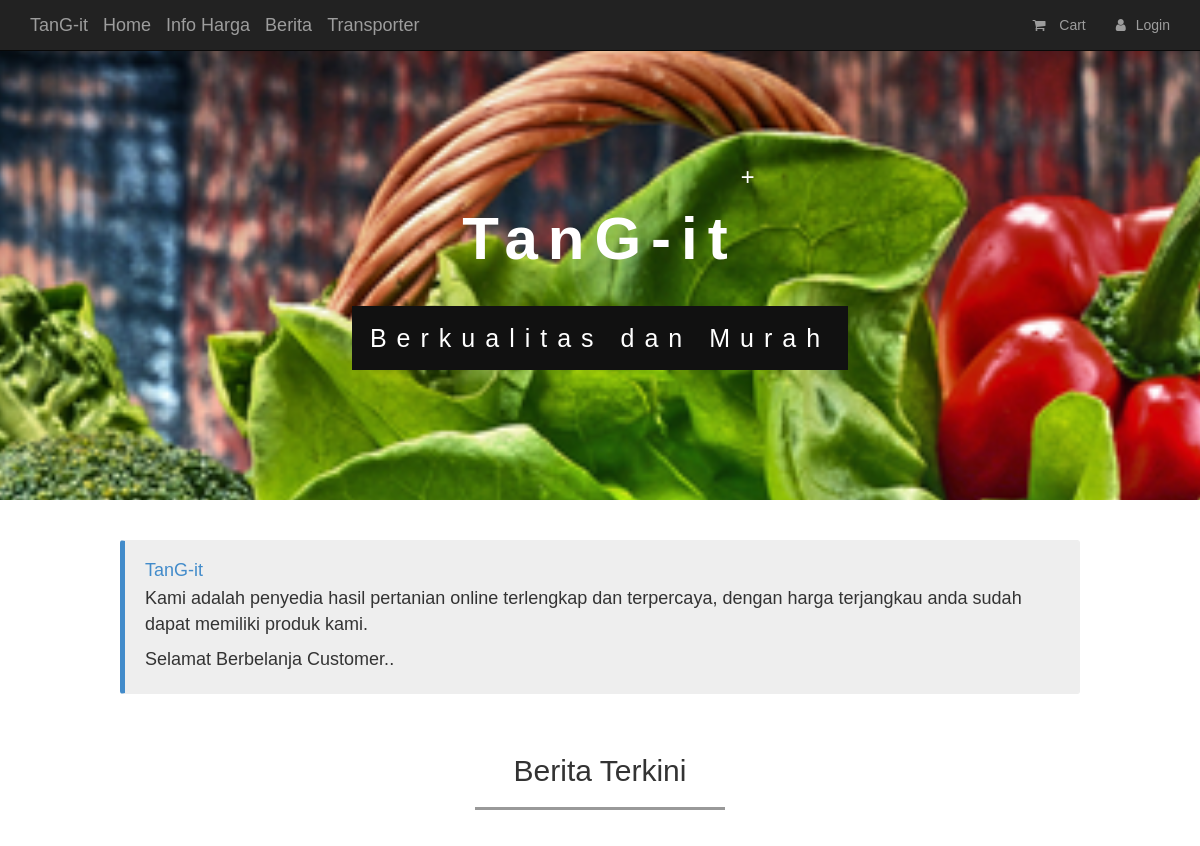
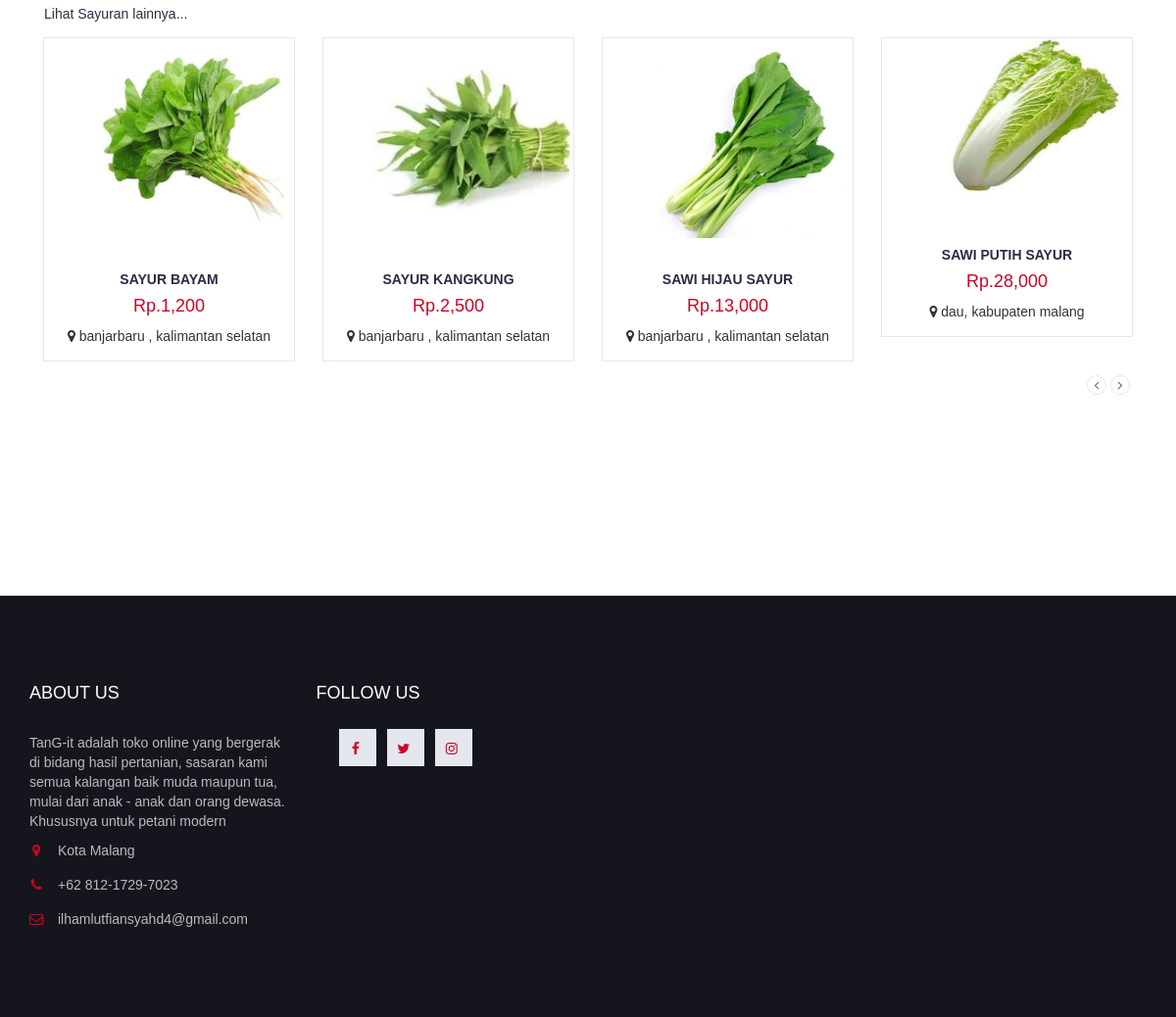
Page /TanG-it/berita.php on the committed database (2 pictures, top to bottom).
### tables this page shows
CREATE TABLE `tbl_barang` (
  `id` int(11) NOT NULL,
  `id_ptn` int(11) NOT NULL,
  `nama` varchar(100) NOT NULL,
  `harga` int(100) NOT NULL,
  `stock` varchar(50) NOT NULL,
  `keterangan` varchar(255) NOT NULL,
  `gambar` varchar(100) NOT NULL,
  `petani` varchar(100) NOT NULL,
  `alamat` varchar(1000) NOT NULL,
  `telepon` varchar(20) NOT NULL
);

### TanG-it/config/functions.php (called while the page is built, shortened)
<?php
$conn = mysqli_connect("localhost","root","","tang-it");
function query($query){
  global $conn;
  $result = mysqli_query($conn,$query);
  $rows   = [];
  while ($row = mysqli_fetch_assoc($result) ) {
    $rows[] = $row;
  }
  return $rows;
}
?>

### TanG-it/berita.php (the view, shortened to what this page needs)
<?php
require  'config/functions.php';
$tbl_barang = query("SELECT * FROM tbl_barang ORDER BY id DESC LIMIT 3");
$tb_barang = query("SELECT * FROM tbl_barang WHERE nama LIKE '%sayur%' ");
 ?>
<!DOCTYPE html>
<html lang="en">
  <head>
    <link href="css/bootstrap.min.css" rel="stylesheet">
    <link type="text/css" rel="stylesheet" href="css/slick.css"/>
    <link type="text/css" rel="stylesheet" href="css/slick-theme.css"/>
    <link type="text/css" rel="stylesheet" href="css/nouislider.min.css"/>
    <link type="text/css" rel="stylesheet" href="css/style1.css"/>
    <link rel="stylesheet" type="text/css" href="admin/font-awesome/css/font-awesome.css">
   <link rel="stylesheet" type="text/css" href="css/style.css">
  </head>
  <body>
    <?php include 'template/navbar_cust.php'; ?>
    <div class="rubypedia-parallax">
      <div class="container" style="text-align: center;padding-top: 160px">
        <div class="row">
          <span class="border" style="margin-left: 300px; color: white;padding: 18px;font-weight: bold; font-family: verdana; font-size: 25px;letter-spacing: 5px;">+</span><br>
          <span class="border" style="font-weight: bold; color: white; padding: 18px;font-size: 60px;letter-spacing: 10px;">TanG-it</span><br><br><br>
          <span class="border" style="background-color: #111;color: #fff;padding: 18px;font-size: 25px;letter-spacing: 10px;">Berkualitas dan Murah</span>
        </div>
      </div>
    </div>
    <div class="bs-callout bs-callout-primary">
      <h4>TanG-it</h4>
      <p>
          Kami adalah penyedia hasil pertanian online terlengkap dan terpercaya, dengan harga terjangkau anda sudah dapat memiliki produk kami.
        </p>
      <p>
      Selamat Berbelanja Customer..
      </p>
    </div>
    <section class="home" id="home">
      <div class="container">
        <div class="row">
          <div class="col-md-12">
            <h2 class="text-center">Berita Terkini</h2>
            <hr>
          </div>
        </div>
        <br>
        <div class="col-md-4">
                  <div class="section-nav">
                    <a href="sayur.php">Lihat Sayuran lainnya...</a>
                  </div>
                </div>
          <div class="col-md-12">
            <div class="row">
              <div class="products-tabs">
                <div id="tab2" class="tab-pane fade in active">
                  <div class="products-slick" data-nav="#slick-nav-2">
                    <?php foreach( $tb_barang as $row ) : ?>
                    <div class="product" style="width: 300%; ">
                      <div class="product-img" >
                        <img src="img/<?php echo $row['gambar']; ?>" alt="" style="width: 80%; margin-left: 50px;">
                      </div>
                      <div class="product-body">
                        <h3 class="product-name"><a href="detailproduk.php?kd=<?php echo $row['id'];?>"><?php echo $row['nama']; ?></a></h3>
                        <h4 class="product-price">Rp.<?php echo number_format($row['harga']);?></h4>
                        <i class="fa fa-map-marker"></i>&nbsp;<h8><?php echo $row['alamat']; ?></h8>
                        <br>
                      </div>
                    </div>
                  <?php endforeach; ?>
                  </div>
                  <div id="slick-nav-2" class="products-slick-nav"></div>
                </div>
              </div>
            </div>
          </div>
      </div>
    </section>
    <br>
<?php include 'template/ftr_cust.php'; ?>
  </body>
</html>

### TanG-it/template/navbar_cust.php (shortened to what this page needs)
<nav class="navbar navbar-inverse navbar-fixed-top">
  <div class="container">
    <div class="navbar-header">
      <a class="navbar-brand" href="index.php" >TanG-it</a>
      <a class="navbar-brand" href="index.php">Home</a>
      <a class="navbar-brand" href="info.php">Info Harga</a>
      <a class="navbar-brand" href="berita.php">Berita</a>
      <a class="navbar-brand" href="trans.php">Transporter</a>
    </div>
    <div class="collapse navbar-collapse" id="bs-example-navbar-collapse-1">
      <ul class="nav navbar-nav navbar-right">
         <li>
            <a href="javascript:void(0);" id="jwpopupLink">
                <i class="fa fa-shopping-cart" style="padding-right: 10px"></i>
                Cart
            </a>
          </li>
          <li id="show_login">
          <?php
          if(isset($_SESSION['username'])){
            ?>
            <a href="profil.php" class="element place-right">Selamat datang, <?php echo "$_SESSION[username]"; ?></a>
            <li class="dropdown">
              <a href="#" class="dropdown-toggle" data-toggle="dropdown" role="button" aria-haspopup="true" aria-expanded="false"><i class="fa fa-cog fa-lg" style="margin-right: 10px"></i><span class="caret"></span></a>
              <ul class="dropdown-menu">
               <li><a href="profil.php"><i class="fa fa-user" style="padding-right: 10px"></i>Profil</a></li>
                <li><a href="logout.php"><i class="fa fa-sign-out" style="padding-right: 10px"></i>Logout</a></li>
              </ul>
            </li>
            <?php
          }else{
            ?>
            <a href="login_form.php"><i class="fa fa-user" style="padding-right: 10px"></i>Login</a>
            <?php
          }
          ?>
        </li>
      </ul>
    </div>
  </div>
</nav>

### TanG-it/template/ftr_cust.php
<footer id="footer">
      <div class="section">
        <div class="container">
          <div class="row">
            <div class="col-md-3 col-xs-6">
              <div class="footer">
                <h3 class="footer-title">About Us</h3>
                <p>TanG-it adalah toko online yang bergerak di bidang hasil pertanian, sasaran kami semua kalangan baik muda maupun tua, mulai dari anak - anak dan orang dewasa. Khususnya untuk petani modern</p>
                <ul class="footer-links">
                  <li><a href="https://goo.gl/maps/9A4GT95Zj98gy5ZSA"><i class="fa fa-map-marker"></i>Kota Malang</a></li>
                  <li><a href="https://wa.me/6281217297023"><i class="fa fa-phone"></i>+62 812-1729-7023</a></li>
                  <li><a href="mailto:ilhamlutfiansyahd4@gmail.com"><i class="fa fa-envelope-o"></i>ilhamlutfiansyahd4@gmail.com</a></li>
                </ul>
              </div>
            </div>
            <div class="col-md-3 col-xs-6">
              <div class="footer">
                <h3 class="footer-title">Follow Us</h3>
                <ul class="footer-links">
                  <center><ul class="newsletter-follow">
                    <li>
                      <a href="https://www.facebook.com/ilham.luthfi.86"><i class="fa fa-facebook" style="margin-left: 10px;"></i></a>
                    </li>
                    <li>
                      <a href="https://twitter.com/ILHAMLUTFIANSY1"><i class="fa fa-twitter" style="margin-left: 10px;"></i></a>
                    </li>
                    <li>
                      <a href="https://www.instagram.com/ilhaaammmm_lutfi"><i class="fa fa-instagram" style="margin-left: 10px;"></i></a>
                    </li>
                  </ul></center>
                </ul>
              </div>
            </div>
          </div>
        </div>
      </div>
    </footer>

### TanG-it/css/style1.css (style rules this page uses)
body { font-family: 'Montserrat', sans-serif; color: #333; }
a { color: #2B2D42; font-weight: 500; -webkit-transition: 0.2s color; transition: 0.2s color; }
ul, ol { margin: 0; padding: 0; list-style: none }
.section { padding-top: 30px; padding-bottom: 30px; }
.product { position: relative; margin: 15px 0px; -webkit-box-shadow: 0px 0px 0px 0px #E4E7ED, 0px 0px 0px 1px #E4E7ED; box-shadow: 0px 0px 0px 0px #E4E7ED, 0px 0px 0px 1px #E4E7ED; -webkit-transition: 0.2s all; transition: 0.2s all; }
.product .product-img { position: relative; }
.product .product-img>img { width: 100%; }
.product .product-body { position: relative; padding: 15px; background-color: #FFF; text-align: center; z-index: 20; }
.product .product-body .product-name { text-transform: uppercase; font-size: 14px; }
.product .product-body .product-name>a { font-weight: 700; }
.product .product-body .product-price { color: #D10024; font-size: 18px; }
.products-slick .product.slick-slide { margin: 15px; }
.products-tabs>.tab-pane { display: block; height: 0; opacity: 0; visibility: hidden; overflow-y: hidden; padding-bottom: 60px; margin-bottom: -60px; }
.products-tabs>.tab-pane.active { opacity: 1; visibility: visible; height: auto; }
.products-slick-nav { position: absolute; right: 15px; z-index: 10; }
#footer { background: #15161D; color: #B9BABC; margin-top: 100px; }
.footer { margin: 60px 0px; }
.footer .footer-title { color: #FFF; text-transform: uppercase; font-size: 18px; margin: 0px 0px 30px; }
.footer-links li+li { margin-top: 15px; }
.footer-links li a { color: #B9BABC; }
.footer-links li i { margin-right: 15px; color: #D10024; width: 14px; text-align: center; }

### TanG-it/css/style.css (style rules this page uses)
body { height: 200vh; }
.rubypedia-parallax { background-image: url("img/baju.jpg"); height: 500px; background-attachment: fixed; background-position: center; background-repeat: no-repeat; background-size: cover; }
section { min-height: 600px; }
.bs-callout { width: 80%; padding: 20px; margin: 40px auto; border: 1px solid #eee; border-left-width: 5px; border-radius: 3px; background-color: #eee; }
.bs-callout h4 { margin-top: 0; margin-bottom: 5px; }
.bs-callout p:last-child { margin-bottom: 0; }
.bs-callout p { font-size: 18px; }
.bs-callout-primary { border-left-color: #428bca; }
.bs-callout-primary h4 { color: #428bca; }
.home { margin-top: 20px; }
.home hr { width: 250px; border-top: 3px solid #999; }

### TanG-it/berita.php (style rules this page uses)
.rubypedia-parallax { background-image: url("img/ss.jpg"); height: 500px; background-attachment: fixed; background-position: center; background-repeat: no-repeat; background-size: cover; }
.newsletter-follow { text-align: center; margin-top: -20px; margin-left: -80px; }
.newsletter-follow li { display: inline-block; margin-right: 5px; }
.newsletter-follow li:last-child { margin-right: 0px; }
.newsletter-follow li a { position: relative; display: block; width: 40px; height: 40px; line-height: 40px; border: 1px solid #15161D; background-color: #E4E7ED; -webkit-transition: 0.2s all; transition: 0.2s all; }

### rows in the picture
tbl_barang: gambar (picture), nama "SAYUR BAYAM", harga "1,200", alamat "banjarbaru , kalimantan selatan"
tbl_barang: gambar (picture), nama "SAYUR KANGKUNG", harga "2,500", alamat "banjarbaru , kalimantan selatan"
tbl_barang: gambar (picture), nama "SAWI HIJAU SAYUR", harga "13,000", alamat "banjarbaru , kalimantan selatan"
tbl_barang: gambar (picture), nama "SAWI PUTIH SAYUR", harga "28,000", alamat "dau, kabupaten malang"
